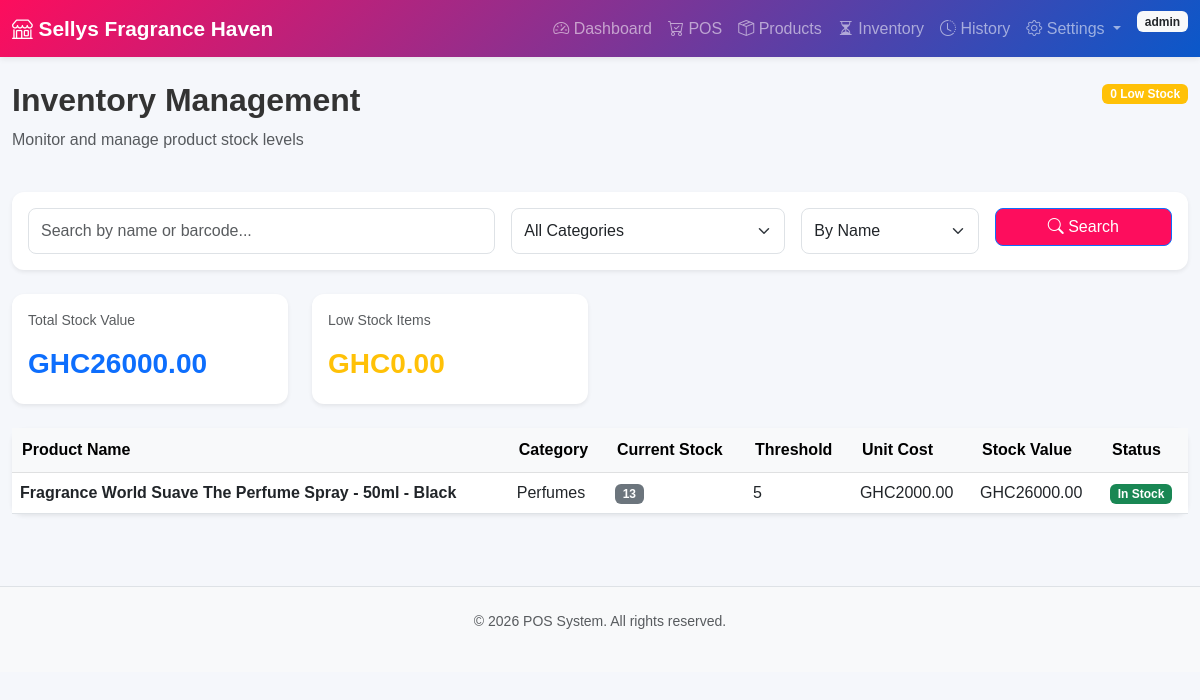
The page /inventory/ (signed in) on the database its author committed.
### app/models/__init__.py (models this page shows, shortened)
class User(UserMixin, db.Model):
    __tablename__ = 'users'
    id = db.Column(db.Integer, primary_key=True)
    username = db.Column(db.String(80), unique=True, nullable=False, index=True)
    password_hash = db.Column(db.String(255), nullable=False)
    email = db.Column(db.String(120), unique=True)
    full_name = db.Column(db.String(120))
    role = db.Column(db.String(20), default='cashier')  # admin, manager, cashier
    is_active = db.Column(db.Boolean, default=True)
    created_at = db.Column(db.DateTime, default=datetime.utcnow)
    updated_at = db.Column(db.DateTime, default=datetime.utcnow, onupdate=datetime.utcnow)

class Product(db.Model):
    __tablename__ = 'products'
    id = db.Column(db.Integer, primary_key=True)
    name = db.Column(db.String(150), nullable=False, index=True)
    barcode = db.Column(db.String(100), unique=True)
    category_id = db.Column(db.Integer, db.ForeignKey('categories.id'), nullable=False)
    description = db.Column(db.Text)
    image = db.Column(db.String(255))
    cost_price = db.Column(db.Float, nullable=False)
    selling_price = db.Column(db.Float, nullable=False)
    stock_quantity = db.Column(db.Integer, default=0)
    low_stock_threshold = db.Column(db.Integer, default=5)
    is_active = db.Column(db.Boolean, default=True)
    created_at = db.Column(db.DateTime, default=datetime.utcnow)
    updated_at = db.Column(db.DateTime, default=datetime.utcnow, onupdate=datetime.utcnow)
    sale_items = db.relationship('SaleItem', backref='product', lazy=True)
    def is_low_stock(self):
        return self.stock_quantity <= self.low_stock_threshold

class Category(db.Model):
    __tablename__ = 'categories'
    id = db.Column(db.Integer, primary_key=True)
    name = db.Column(db.String(100), nullable=False, unique=True, index=True)
    description = db.Column(db.Text)
    created_at = db.Column(db.DateTime, default=datetime.utcnow)
    products = db.relationship('Product', backref='category', lazy=True, cascade='all, delete-orphan')

### app/routes/inventory.py (the view)
@inventory_bp.route('/', methods=['GET'])
@login_required
@manager_required
def index():
    page = request.args.get('page', 1, type=int)
    category = request.args.get('category', None)
    search = request.args.get('search', '')
    sort = request.args.get('sort', 'name')
    active_products = Product.query.filter_by(is_active=True)
    query = active_products
    if search:
        query = query.filter(
            (Product.name.ilike(f'%{search}%')) |
            (Product.barcode.ilike(f'%{search}%'))
        )
    if category:
        query = query.filter(Product.category_id == category)
    if sort == 'stock':
        query = query.order_by(Product.stock_quantity.asc())
    elif sort == 'low':
        query = query.filter(Product.stock_quantity <= Product.low_stock_threshold)
    products = query.paginate(page=page, per_page=15)
    categories = Category.query.all()
    total_stock_value = sum(p.stock_quantity * p.cost_price for p in active_products.all())
    low_stock_count = active_products.filter(
        Product.stock_quantity <= Product.low_stock_threshold
    ).count()
    return render_template('inventory/index.html',
                         products=products,
                         categories=categories,
                         search=search,
                         selected_category=category,
                         sort=sort,
                         total_stock_value=total_stock_value,
                         low_stock_count=low_stock_count)

### app/templates/inventory/index.html (shortened to what this page needs)
{% extends "base.html" %}
{% block content %}
<div class="container-fluid">
    <div class="row mb-4">
        <div class="col">
            <h1 class="h2 fw-bold">Inventory Management</h1>
            <p class="text-muted">Monitor and manage product stock levels</p>
        </div>
        <div class="col-auto">
            <div class="badge bg-warning">{{ low_stock_count }} Low Stock</div>
        </div>
    </div>
    <div class="card shadow-sm border-0 mb-4">
        <div class="card-body">
            <form method="GET" class="row g-3">
                <div class="col-md-5">
                    <input type="text" class="form-control" name="search" placeholder="Search by name or barcode..."
                           value="{{ search }}">
                </div>
                <div class="col-md-3">
                    <select class="form-select" name="category">
                        <option value="">All Categories</option>
                    </select>
                </div>
                <div class="col-md-2">
                    <select class="form-select" name="sort">
                        <option value="name" {% if sort == 'name' %}selected{% endif %}>By Name</option>
                    </select>
                </div>
                <div class="col-md-2">
                    <button type="submit" class="btn btn-primary w-100">
                        <i class="bi bi-search"></i> Search
                    </button>
                </div>
            </form>
        </div>
    </div>
    <div class="row mb-4">
        <div class="col-md-3">
            <div class="card shadow-sm border-0">
                <div class="card-body">
                    <p class="text-muted small">Total Stock Value</p>
                    <h3 class="text-primary fw-bold">GHC{{ "%.2f"|format(total_stock_value) }}</h3>
                </div>
            </div>
        </div>
        <div class="col-md-3">
            <div class="card shadow-sm border-0">
                <div class="card-body">
                    <p class="text-muted small">Low Stock Items</p>
                    <h3 class="text-warning fw-bold">GHC{{ "%.2f"|format(low_stock_count) }}</h3>
                </div>
            </div>
        </div>
    </div>
    <div class="card shadow-sm border-0">
        <div class="card-body p-0">
            {% if products.items %}
            <div class="table-responsive">
                <table class="table table-hover mb-0">
                    <thead class="table-light">
                        <tr>
                            <th>Product Name</th>
                            <th>Category</th>
                            <th>Current Stock</th>
                            <th>Threshold</th>
                            <th>Unit Cost</th>
                            <th>Stock Value</th>
                            <th>Status</th>
                        </tr>
                    </thead>
                    <tbody>
                        {% for product in products.items %}
                        <tr>
                            <td><strong>{{ product.name }}</strong></td>
                            <td>{{ product.category.name }}</td>
                            <td>
                                <span class="badge bg-secondary">{{ product.stock_quantity }}</span>
                            </td>
                            <td>{{ product.low_stock_threshold }}</td>
                            <td>GHC{{ "%.2f"|format(product.cost_price) }}</td>
                            <td>GHC{{ "%.2f"|format(product.stock_quantity * product.cost_price) }}</td>
                            <td>
                                {% if product.is_low_stock() %}
                                <span class="badge bg-danger">
                                    <i class="bi bi-exclamation-triangle"></i> Low Stock
                                </span>
                                {% else %}
                                <span class="badge bg-success">In Stock</span>
                                {% endif %}
                            </td>
                        </tr>
                        {% endfor %}
                    </tbody>
                </table>
            </div>
            {% else %}
            <div class="text-center py-5 text-muted">
                <i class="bi bi-inbox display-4"></i>
                <p class="mt-2">No products found</p>
            </div>
            {% endif %}
        </div>
    </div>
</div>
{% endblock %}

### app/templates/base.html (shortened to what this page needs)
<!DOCTYPE html>
<html lang="en">
<head>
    <link href="https://cdn.jsdelivr.net/npm/bootstrap@5.3.0/dist/css/bootstrap.min.css" rel="stylesheet">
    <link href="https://cdn.jsdelivr.net/npm/bootstrap-icons@1.11.0/font/bootstrap-icons.css" rel="stylesheet">
    <link rel="stylesheet" href="{{ url_for('static', filename='css/style.css') }}">
</head>
<body>
    {% if current_user.is_authenticated %}
    <nav class="navbar navbar-expand-lg navbar-dark bg-primary sticky-top">
        <div class="container-fluid">
            <a class="navbar-brand fw-bold" href="{{ url_for('dashboard.index') }}">
                <i class="bi bi-shop"></i> Sellys Fragrance Haven
            </a>
            <div class="collapse navbar-collapse" id="navbarNav">
                <ul class="navbar-nav ms-auto">
                    <li class="nav-item">
                        <a class="nav-link" href="{{ url_for('dashboard.index') }}">
                            <i class="bi bi-speedometer2"></i> Dashboard
                        </a>
                    </li>
                    <li class="nav-item">
                        <a class="nav-link" href="{{ url_for('sales.pos') }}">
                            <i class="bi bi-cart-check"></i> POS
                        </a>
                    </li>
                    <li class="nav-item">
                        <a class="nav-link" href="{{ url_for('products.index') }}">
                            <i class="bi bi-box-seam"></i> Products
                        </a>
                    </li>
                    <li class="nav-item">
                        <a class="nav-link" href="{{ url_for('inventory.index') }}">
                            <i class="bi bi-hourglass-split"></i> Inventory
                        </a>
                    </li>
                    <li class="nav-item">
                        <a class="nav-link" href="{{ url_for('history.index') }}">
                            <i class="bi bi-clock-history"></i> History
                        </a>
                    </li>
                    {% if current_user.role in ['admin', 'manager'] %}
                    <li class="nav-item dropdown">
                        <a class="nav-link dropdown-toggle" href="#" id="settingsDropdown" role="button" data-bs-toggle="dropdown">
                            <i class="bi bi-gear"></i> Settings
                        </a>
                    </li>
                    {% else %}
                    <li class="nav-item">
                        <a class="nav-link" href="{{ url_for('auth.logout') }}">
                            <i class="bi bi-box-arrow-right"></i> Logout
                        </a>
                    </li>
                    {% endif %}
                    <li class="nav-item ms-2">
                        <span class="badge bg-light text-dark">{{ current_user.username }}</span>
                    </li>
                </ul>
            </div>
        </div>
    </nav>
    {% endif %}
    <main class="{% if current_user.is_authenticated %}py-4{% else %}min-vh-100 d-flex align-items-center justify-content-center{% endif %}">
        {% block content %}{% endblock %}
    </main>
    <footer class="bg-light py-4 mt-5 border-top">
        <div class="container text-center text-muted small">
            <p>&copy; 2026 POS System. All rights reserved.</p>
        </div>
    </footer>
</body>
</html>

### app/static/css/style.css (style rules this page uses)
:root { --primary-color: #fd0d5d; --success-color: #198754; --danger-color: #dc3545; --warning-color: #ffc107; --info-color: #0dcaf0; --bg: #f5f7fb; --card-bg: #ffffff; --border: #dee2e6; --shadow: 0 2px 6px rgba(0,0,0,0.08); --shadow-lg: 0 10px 30px rgba(0,0,0,0.12); --radius: 12px; --transition: 0.2s ease; }
* { margin: 0; padding: 0; box-sizing: border-box; transition: background-color var(--transition), color var(--transition), border-color var(--transition); }
body { font-family: Arial, sans-serif; background: var(--bg); color: #333; min-height: 100vh; }
.navbar { background: linear-gradient(135deg, var(--primary-color), #0a58ca) !important; box-shadow: var(--shadow); }
.navbar-brand { font-weight: 700; font-size: 1.3rem; }
.btn { border-radius: 8px; font-weight: 500; transition: var(--transition); }
.btn-primary { background: var(--primary-color); }
.card { background: var(--card-bg); border: 1px solid var(--border); border-radius: var(--radius); box-shadow: var(--shadow); }
.form-control, .form-select { border-radius: 8px; border: 1px solid var(--border); padding: 10px 12px; }
.table { width: 100%; border-collapse: collapse; }
.table th { background: #f8f9fa; padding: 10px; }

### rows shown on the page
User: username "admin"
Product: name "Fragrance World Suave The Perfume Spray - 50ml - Black", category.name "Perfumes", stock_quantity "13", low_stock_threshold "5", cost_price "2000.00", product.stock_quantity*product.cost_price "26000.00", shows "In Stock"

### other values the page prints
{{ low_stock_count }} "0"
{{ "%.2f"|format(total_stock_value) }} "26000.00"
{{ "%.2f"|format(low_stock_count) }} "0.00"
